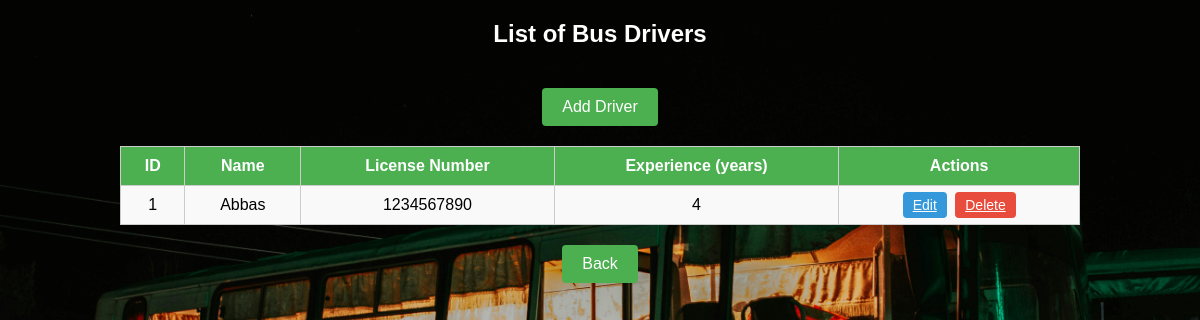
Screenshot of /viewDriver.php (signed in) with the database file from the repository.
### tables this page shows
CREATE TABLE `Driver` (
  `Driver_Id` int(11) NOT NULL,
  `Name` varchar(50) NOT NULL,
  `License_Number` varchar(20) NOT NULL,
  `Experience` int(11) NOT NULL
);

### viewDriver.php (the view, shortened to what this page needs)
<?php
$server = 'localhost';
$username = 'root';
$password = '';
$database = 'bus_system';
$con = new mysqli($server, $username, $password, $database);
$sql = "SELECT * FROM Driver";
$result = $con->query($sql);
$is_logged_in = isset($_SESSION['contact_Info']);
?>
<!DOCTYPE html>
<html lang="en">
<head>
</head>
<body>
    <h2>List of Bus Drivers</h2>
    <?php if ($is_logged_in): ?>
        <a href="Driver.php" class="add-driver-btn">Add Driver</a>
    <?php endif; ?>
    <?php if ($result->num_rows > 0): ?>
        <table>
            <thead>
                <tr>
                    <th>ID</th>
                    <th>Name</th>
                    <th>License Number</th>
                    <th>Experience (years)</th>
                    <?php if ($is_logged_in): ?>
                        <th>Actions</th>
                    <?php endif; ?>
                </tr>
            </thead>
            <tbody>
                <?php while ($row = $result->fetch_assoc()): ?>
                    <tr>
                        <td><?= htmlspecialchars($row['Driver_Id']) ?></td>
                        <td><?= htmlspecialchars($row['Name']) ?></td>
                        <td><?= htmlspecialchars($row['License_Number']) ?></td>
                        <td><?= htmlspecialchars($row['Experience']) ?></td>
                        <?php if ($is_logged_in): ?>
                            <td>
                                <a href="editDriver.php?id=<?= $row['Driver_Id'] ?>" class="action-btn edit-btn">Edit</a>
                                <a href="viewDriver.php?delete_id=<?= $row['Driver_Id'] ?>" onclick="return confirm('Are you sure you want to delete this driver?');" class="action-btn delete-btn">Delete</a>
                            </td>
                        <?php endif; ?>
                    </tr>
                <?php endwhile; ?>
            </tbody>
        </table>
    <?php else: ?>
        <p>No drivers found in the database.</p>
    <?php endif; ?>
<a href="home.php" class="add-driver-btn">Back</a>
</body>
</html>

### viewDriver.php (style rules this page uses)
body { font-family: Arial, sans-serif; background: url('1.jpg') no-repeat center center fixed; background-size: cover; display: flex; justify-content: center; align-items: center; flex-direction: column; margin: 0; }
table { width: 80%; margin-top: 20px; border-collapse: collapse; }
table, th, td { border: 1px solid #ccc; }
th, td { padding: 10px; text-align: center; }
th { background-color: #4CAF50; color: white; }
td { background-color: #f9f9f9; }
h2 { color: #FFFFFFFF; }
.add-driver-btn { margin-top: 20px; padding: 10px 20px; background-color: #4CAF50; color: white; text-decoration: none; border-radius: 4px; font-size: 16px; }
.action-btn { padding: 5px 10px; margin: 2px; border: none; border-radius: 4px; color: white; font-size: 14px; cursor: pointer; }
.edit-btn { background-color: #3498db; }
.delete-btn { background-color: #e74c3c; }

### rows the page displays
driver: Driver_Id "1", Name "Abbas", License_Number "1234567890", Experience "4"
